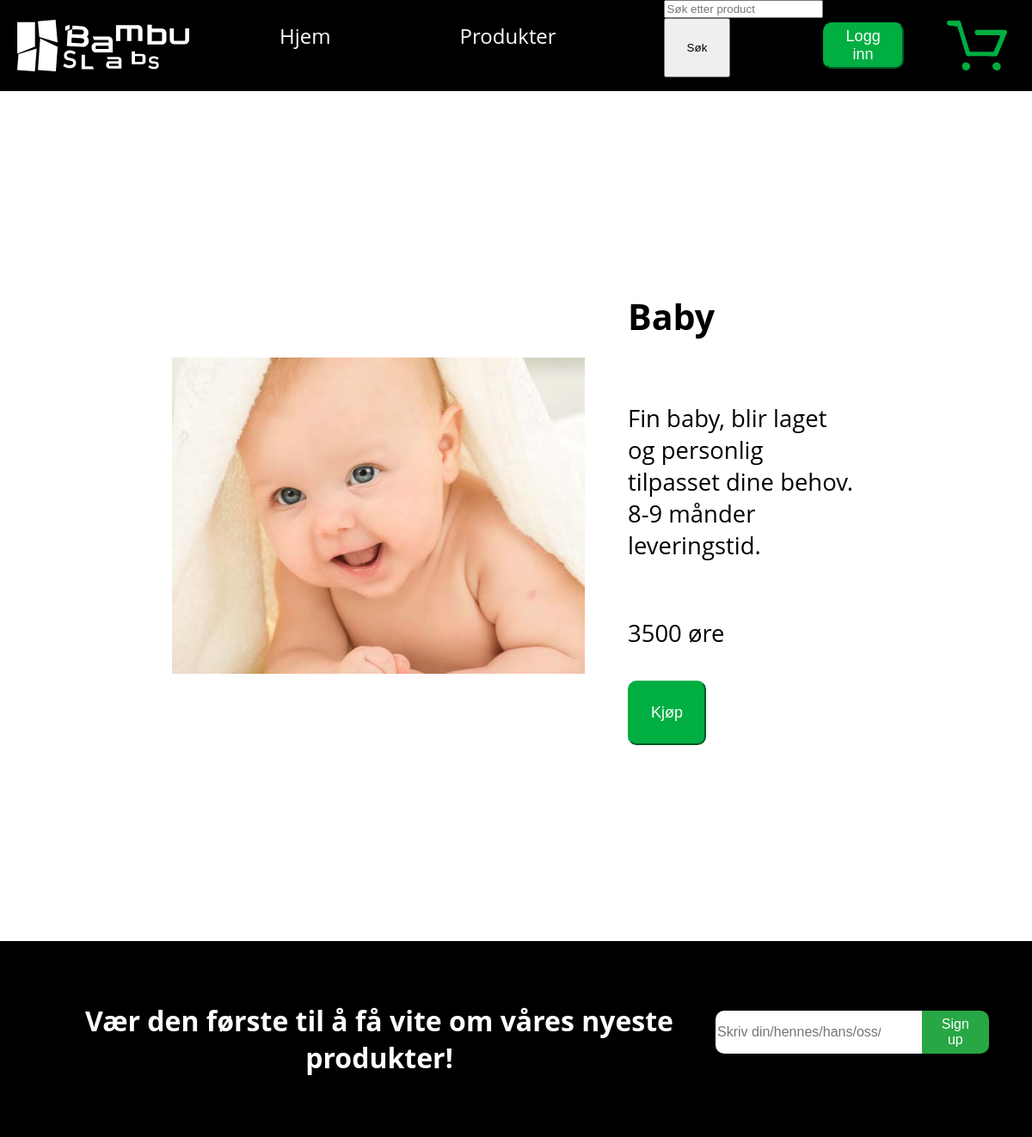
The app's page /prudukt.html?id=13 with its own data.
### app.py (models this page shows)
class Produkt(db.Model):
    id = db.Column(db.String, primary_key=True)
    name = db.Column(db.String, nullable=False)
    price = db.Column(db.String, nullable=False)
    pricetall = db.Column(db.Integer, nullable=False)
    pricetext = db.Column(db.String, nullable=False)
    image = db.Column(db.String, nullable=False)
    description = db.Column(db.Text, nullable=False)

### app.py (the view, shortened to what this page needs)
@app.route('/prudukt.html', methods=['GET', 'POST'])
def hent_produkter():
    product_id = request.args.get('id')  # Henter ID fra spørringsparameter
    produkt = Produkt.query.get(product_id)  # Henter produktet med den spesifikke ID-en
    if produkt is None:
        return "Produkt ikke funnet", 404  # Returner 404 hvis produktet ikke finnes
    return render_template('prudukt.html', produkt=produkt)

### templates/prudukt.html (shortened to what this page needs)
{% extends 'nav2.html' %}
{% block body %}
<!DOCTYPE html>
<html lang="en">
<head>
    <link rel="stylesheet" href="static/styling.css">
</head>
<body>
<div class="altprudukter">
    <img id="productImage" src="{{ produkt.image }}" alt="Bilde av {{ produkt.name }}">
    <div class="tekstogkjøp">
        <h2 id="productName">{{ produkt.name }}</h2>
        <p id="productDescription">{{ produkt.description }}</p>
        <p id="productPrice">{{ produkt.price }}</p>
        <div id="knappdivvv2">
            <form action="{{ url_for('add_to_cart', product_id=produkt.id) }}" method="POST">
            <a type="submit" id="handlekurvLink" href="#"><button id="leggTilHandklekurvID">Kjøp</button></a>
        </form>
        </div>
    </div>
</div>
<div class="fotter">
    <h1>Vær den første til å få vite om våres nyeste produkter!</h1>
    <form method="POST" action="{{ url_for('subscribe_newsletter') }}">
        <div class="signup-container">
            <input type="email" name="nyheter" class="email-input" placeholder="Skriv din/hennes/hans/oss/deres/ailien email">
            <button type="submit" class="signup-button">Sign up</button>
        </div>
    </form>
</div>
</body>
</html>
{% endblock %}

### static/styling.css (style rules this page uses)
body { margin: 0%; overflow-x: hidden; font-family: "Open Sans","system-ui","Segoe UI",Roboto,Oxygen,Ubuntu,"Fira Sans","Droid Sans","Helvetica Neue",sans; }
.textnav a, button { padding: 25px; }
#handlekurvLink button { background-color: #00AE42; color: white; border-color: #00AE42; border-radius: 10px; font-size: large; align-items: center; }
h1 { text-align: center; }
a { text-decoration: none; color: #000000; }
.altprudukter { display: flex; align-items: center; gap: 50px; margin: 200px; }
.altprudukter img { width: 40vw; }
.tekstogkjøp { display: flex; flex-direction: column; justify-content: left !important ; width: 700px; gap: 10px; font-size: 3ch; }
.signup-container { display: flex; border-radius: 1px; max-width: 500px; width: 100%; height: 50px; box-shadow: 0 4px 6px rgba(0, 0, 0, 0.1); justify-content: center; }
.email-input { border: none; padding-right: 4vw; width: 100%; font-size: 16px; border-top-left-radius: 10px; border-bottom-left-radius: 10px; outline: none; }
.signup-button { background-color: #28a745; color: white; border: none; padding: 5px 20px; cursor: pointer; font-size: 16px; border-top-right-radius: 10px; border-bottom-right-radius: 10px; transition: background-color 0.3s; }
.fotter { display: flex; justify-content: space-between; align-items: center; background-color: #000000; color: rgb(255, 255, 255); padding: 50px; }

### records on screen
Produkt: image (picture), name "Baby", description "Fin baby, blir laget og personlig tilpasset dine behov. 8-9 månder leveringstid.", price "3500 øre"
